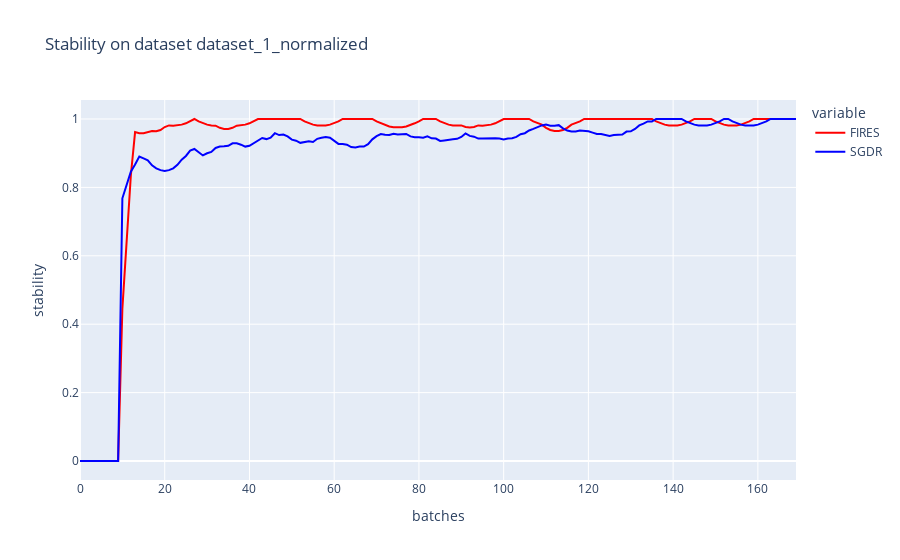

Notebook source saved alongside this figure:
### Markdown cell above
### Plot all

### Code cell
# stability
title = "Stability on dataset {}".format(dataset_name)
col_names = ["FIRES", "SGDR"]
d = {"FIRES":fires_stability, "SGDR":sgdr_stability}
df = pd.DataFrame(d, columns=col_names)
fig = px.line(df, y = col_names, title=title, labels={"index":"batches", "value":"stability"}, color_discrete_map={'FIRES': 'red', "SGDR": "blue"})
stability_trace = fig["data"]
fig.show()

### Figure 1 — Plotly figure (JSON) as saved in the notebook; plotly's stock layout.template omitted (floating-point values rounded to 4 significant figures; data arrays with more than 128 entries replaced by an {"elided": "..."} marker saying what was removed)
{"data": [{"hovertemplate": "variable=FIRES<br>batches=%{x}<br>stability=%{y}<extra></extra>", "legendgroup": "FIRES", "line": {"color": "red", "dash": "solid"}, "mode": "lines", "name": "FIRES", "orientation": "v", "showlegend": true, "type": "scatter", "x": {"elided": "170 int values"}, "xaxis": "x", "y": {"elided": "170 float values"}, "yaxis": "y"}, {"hovertemplate": "variable=SGDR<br>batches=%{x}<br>stability=%{y}<extra></extra>", "legendgroup": "SGDR", "line": {"color": "blue", "dash": "solid"}, "mode": "lines", "name": "SGDR", "orientation": "v", "showlegend": true, "type": "scatter", "x": {"elided": "170 int values"}, "xaxis": "x", "y": {"elided": "170 float values"}, "yaxis": "y"}], "layout": {"legend": {"title": {"text": "variable"}, "tracegroupgap": 0}, "title": {"text": "Stability on dataset dataset_1_normalized"}, "xaxis": {"anchor": "y", "domain": [0, 1], "title": {"text": "batches"}}, "yaxis": {"anchor": "x", "domain": [0, 1], "title": {"text": "stability"}}}}
